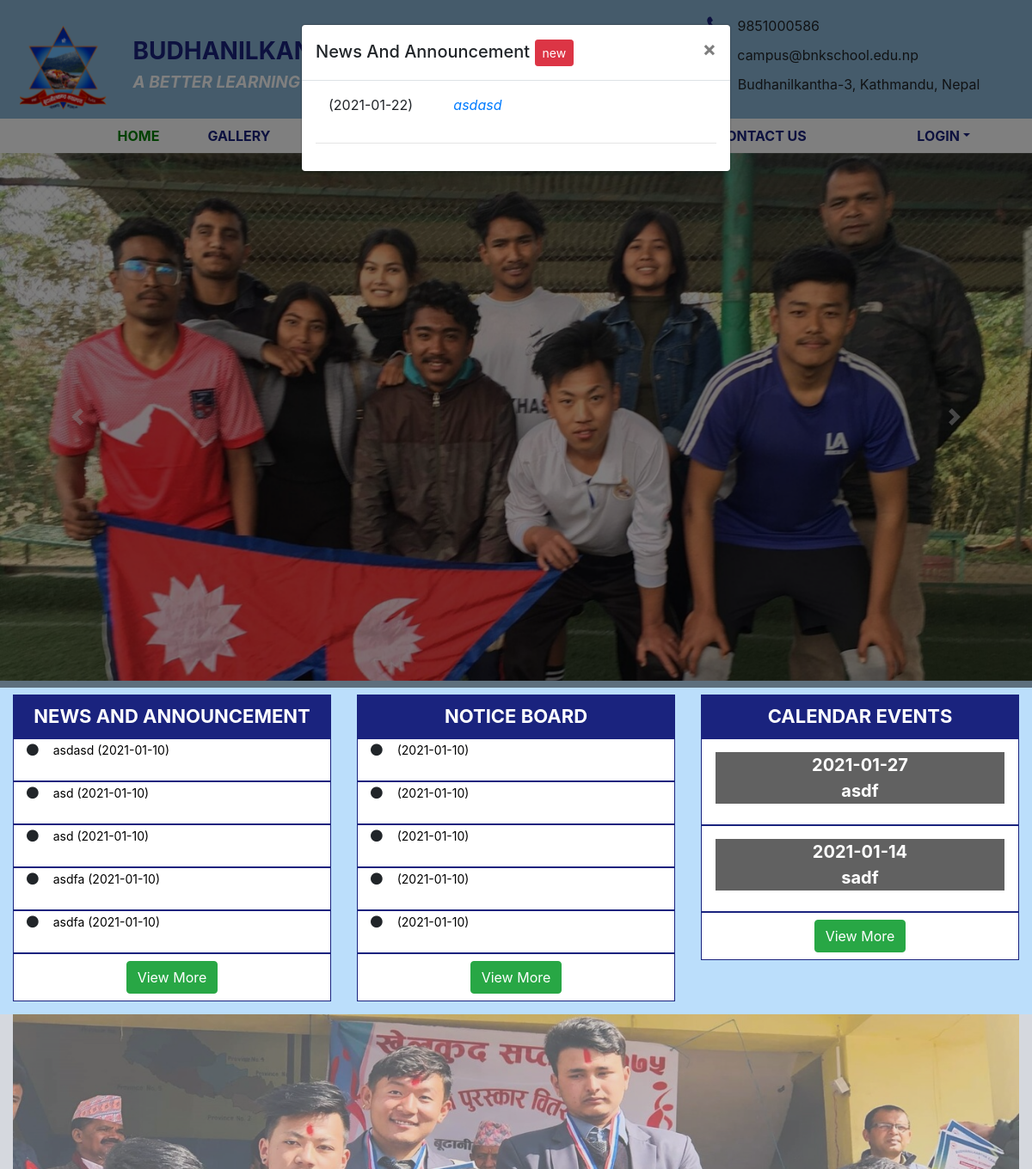
/ (upper part), run on an earlier commit of the app's database.
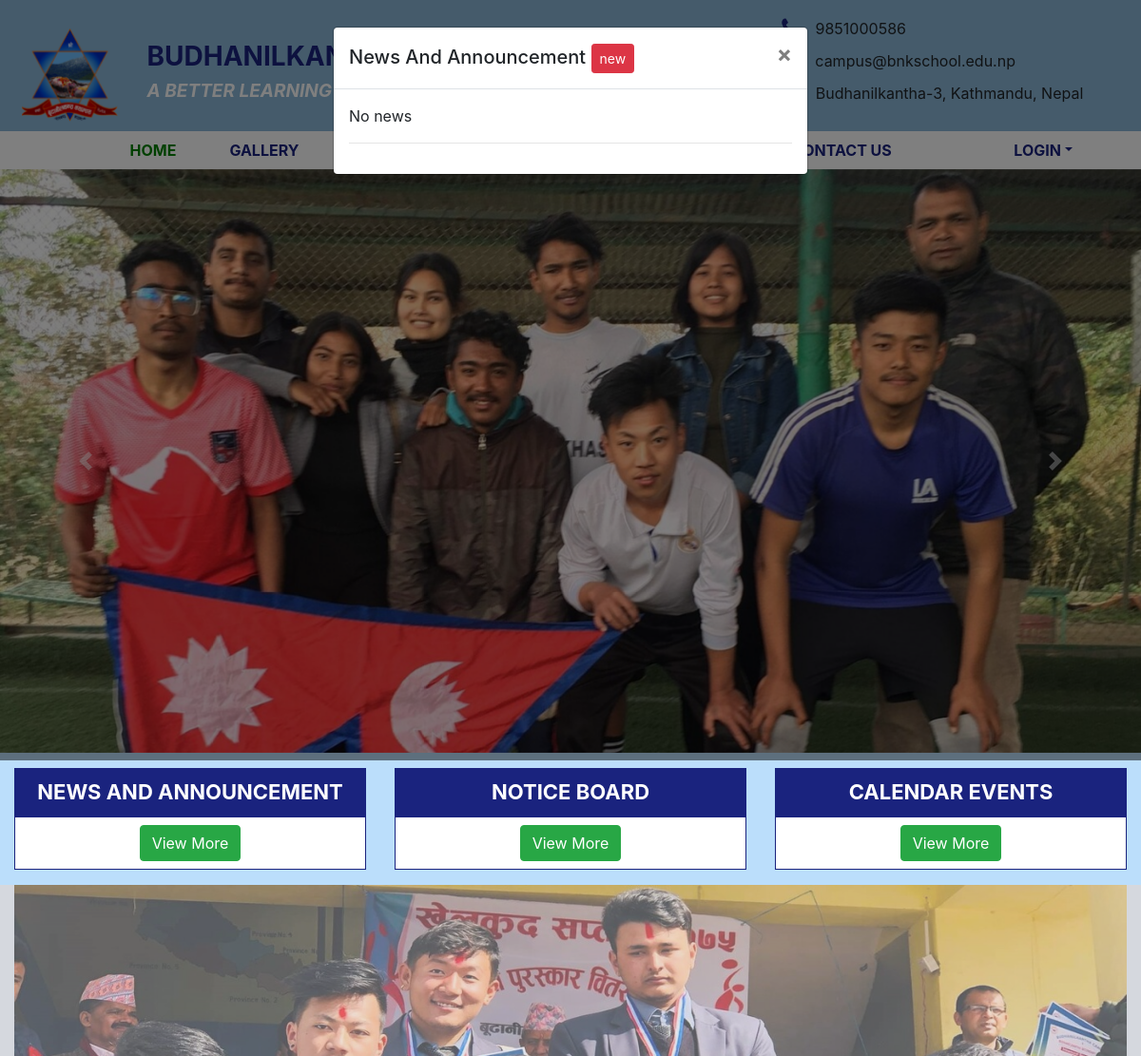
And on a later commit of the database.
### tables this page shows
CREATE TABLE `news_and_event` (
  `id` int(11) NOT NULL,
  `post` mediumtext NOT NULL,
  `description` varchar(1025) NOT NULL,
  `date` date NOT NULL,
  `created_at` date DEFAULT NULL,
  `updated_at` date DEFAULT NULL
);

CREATE TABLE `notice` (
  `id` int(11) NOT NULL,
  `notice` mediumtext NOT NULL,
  `created_at` date DEFAULT NULL,
  `updated_at` date DEFAULT NULL
);

CREATE TABLE `calender` (
  `id` int(11) NOT NULL,
  `event` text NOT NULL,
  `date` date NOT NULL,
  `created_at` date DEFAULT NULL,
  `updated_at` date DEFAULT NULL
);

### include/extra.php (called while the page is built, shortened)
<?php
function link_clickable($text_main){
                           $text_line = explode(" ",$text_main);
                          for($i=0;$i<count($text_line);$i++)
                          {
                             if (preg_match("/\b(?:(?:https?|ftp):\/\/|www\.)[-a-z0-9+&@#\/%?=~_|!:,.;]*[-a-z0-9+&@#\/%=~_|]/i",$text_line[$i])) {
                    $url_explode = explode(":",$text_line[$i]);
             if($url_explode[0]=='http' || $url_explode[0]=='https')
         {
           $replace="<a style='color:blue;' href=".$text_line[$i]." target='_blank' >".$text_line[$i]."</a>";
         }
      else
       {
         $replace="<a style='color:blue;' href='http://".$text_line[$i]."' target='_blank' >".$text_line[$i]."</a>";
       }
       $text_line[$i]=$replace;
                             }
                          }
    return   implode(" ",$text_line);
  }
function short_text($text,$length)
{
$string = strip_tags($text,$length);
return  $string;
}
 ?>

### index.php (the view, shortened to what the changed rows need)
<!DOCTYPE html><?php
include "include/connection.php";
include "include/extra.php";
?>
<html lang="en">
  <head>
    <link rel="stylesheet" type="text/css" href="frontpage/css/bootstrap.min.css" />
    <link rel="stylesheet" type="text/css" href="frontpage/css/font-awesome.min.css" />
    <link rel="stylesheet" href="frontpage/css/style.css" />
  </head>
  <body>
    <div class="container-fluid">
      <div class="row announcement pt-3">
        <div class="col-lg-4 ">
          <ul class="nav flex-column" style="margin-bottom: 15px;">
            <?php
                      $sql="select *from news_and_event  ORDER BY id DESC LIMIT 5";
                      $query=mysqli_query($db,$sql);
                      while($row=mysqli_fetch_array($query))
                        {
              ?>
            <li class="nav-item">
                     <div class="container">
                <div class="row">
                  <div class="col-md-1">
                     <i class="fa fa-circle"></i>
                  </div>
                  <div class="col-md-11">
                        <a href="detailViewOfNewsAnnouncementAndNotice.php?id=<?php echo $row['id']; ?>">
                        <?php echo link_clickable($row['post']); ?>
                        (<?php echo link_clickable($row['created_at']); ?>)
                      </a>
                     </div>
                </div>
             </div>
            </li>
            <?php }?>
        </div>
        <div class="col-lg-4">
          <ul class="nav flex-column"  style="margin-bottom: 15px;">
                  <?php
                      $sql="select *from notice  ORDER BY id DESC LIMIT 5";
                      $query=mysqli_query($db,$sql);
                      while($row=mysqli_fetch_array($query))
                        {
              ?>
            <li class="nav-item">
                   <div class="container">
                <div class="row">
                  <div class="col-md-1">
                     <i class="fa fa-circle"></i>
                  </div>
                  <div class="col-md-11">
                          <a href="detailViewOfNewsAnnouncementAndNotice.php?type=notice&&id=<?php echo $row['id']; ?>">
                        (<?php echo link_clickable($row['created_at']); ?>)
                      </a>
                     </div>
                </div>
             </div>
            </li>
               <?php }?>
          </ul>
        </div>
        <div class="col-lg-4  mb-3">
          <ul class="nav flex-column">
            <?php
                      $sql="select *from calender   ORDER BY id DESC LIMIT 2";
                      $query=mysqli_query($db,$sql);
                      while($row=mysqli_fetch_array($query))
                        {
              ?>
            <li class="nav-item">
              <a class="nav-link" href="#"
                ><p class="date-marker" style="width:100%; height: 60px; margin-top: 7px; margin-right: 0px;"><?php echo $row['date']; ?><br /><?php echo short_text($row['event'],50);?></p>
              </a>
            </li>
            <?php } ?>
          </ul>
        </div>
      </div>
    </div>
 <div class="modal fade" id="exampleModal" tabindex="-1" role="dialog" aria-labelledby="exampleModalLabel" aria-hidden="true">
  <div class="modal-dialog  " role="document">
    <div class="modal-content">
      <div class="modal-body">
               <div class="form-group">
            <div class="container row">
              <?php
               $sql="select *from news_and_event ORDER BY id DESC LIMIT 1";
                      $query=mysqli_query($db,$sql);
                       $result=mysqli_fetch_assoc($query);
                       if(!empty($result)){
               ?>
              <div class="col-md-4">
                <span >(<?php echo $result['date']; ?>)</span>
              </div>
               <div class="col-md-8">
                       <a href="detailViewOfNewsAnnouncementAndNotice.php?id=<?php echo $result['id']; ?>">
                        <p class="model-text"><?php echo $result['post']; ?>
                         </p>
                        </a>
              </div>
            <?php }  else {echo "No news";}  ?>
            </div>
           <hr>
           </div>
      </div>
    </div>
  </div>
</div>
  </body>
</html>

What changed in the data, as far as the page shows it:
removed news_and_event: post "asdasd", created_at "2021-01-10", date "2021-01-22"
removed news_and_event: post "asd", created_at "2021-01-10"
removed news_and_event: post "asd", created_at "2021-01-10"
removed news_and_event: post "asdfa", created_at "2021-01-10"
removed news_and_event: post "asdfa", created_at "2021-01-10"
removed notice: created_at "2021-01-10"
removed notice: created_at "2021-01-10"
removed notice: created_at "2021-01-10"
removed notice: created_at "2021-01-10"
removed notice: created_at "2021-01-10"
removed calender: date "2021-01-27", event "asdf"
removed calender: date "2021-01-14", event "sadf"
Also different on the page:
text now shown: "No news"
